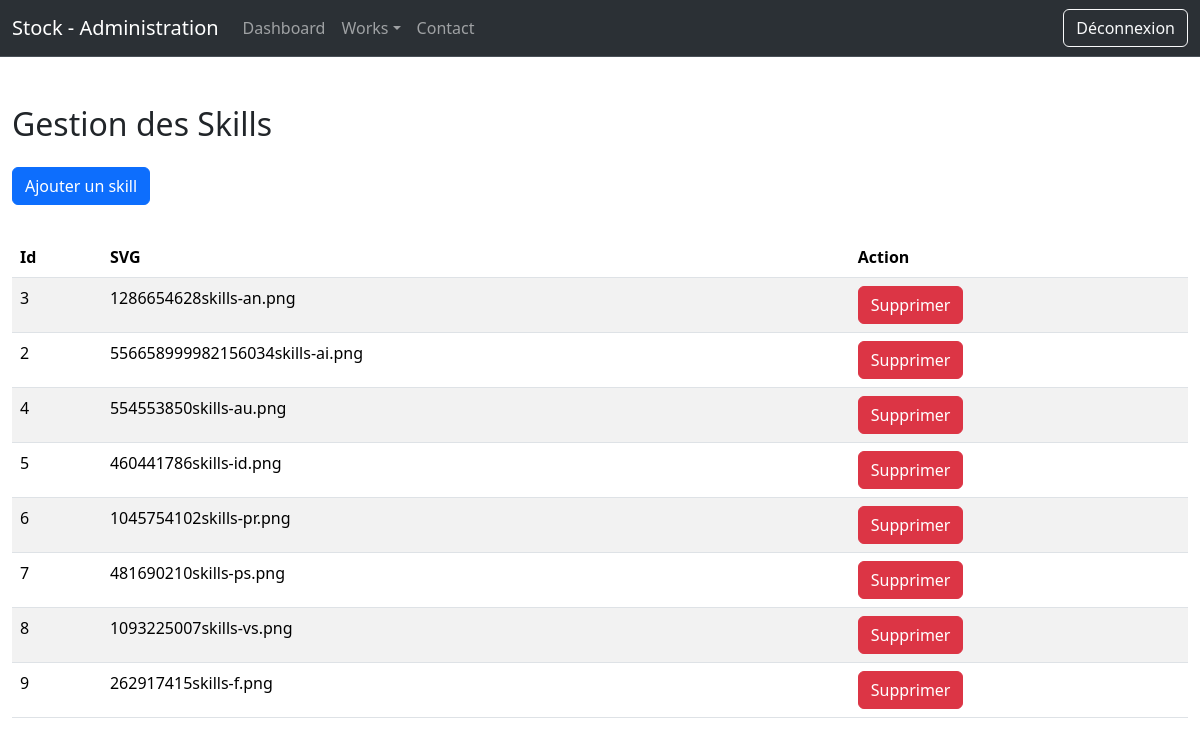
Screenshot of /admin/skills.php (signed in) with the database file from the repository.
### tables this page shows
CREATE TABLE `skills` (
  `id` int(11) NOT NULL,
  `svg` varchar(255) NOT NULL
);

### admin/skills.php (the view, shortened to what this page needs)
<?php
    require "../connexion.php";
?>
<!DOCTYPE html>
<html lang="en">
<head>
    <link href="https://cdn.jsdelivr.net/npm/bootstrap@5.3.2/dist/css/bootstrap.min.css" rel="stylesheet">
</head>
<body>
    <?php
        include("partials/header.php");
    ?>
    <div class="container-fluid my-5">
     <h2>Gestion des Skills</h2>
     <a href="addSkills.php" class="btn btn-primary my-3">Ajouter un skill</a>
     <table class="table table-striped my-3">
        <thead>
            <tr>
                <th>Id</th>
                <th>SVG</th>
                <th>Action</th>
            </tr>
        </thead>
        <tbody>
            <?php
                $req = $bdd->query("SELECT * FROM skills");
                while($don = $req->fetch())
                {
                    echo "<tr>";
                        echo "<td>".$don['id']."</td>";
                        echo "<td>".$don['svg']."</td>";
                        echo "<td>";
                            echo "<a href='skills.php?delete=".$don['id']."' class='btn btn-danger'>Supprimer</a>";
                        echo "</td>";
                    echo "</tr>";
                }
            ?>
        </tbody>
     </table>
    </div>
</body>
</html>

### rows the page displays
skills: id "3", svg "1286654628skills-an.png"
skills: id "2", svg "556658999982156034skills-ai.png"
skills: id "4", svg "554553850skills-au.png"
skills: id "5", svg "460441786skills-id.png"
skills: id "6", svg "1045754102skills-pr.png"
skills: id "7", svg "481690210skills-ps.png"
skills: id "8", svg "1093225007skills-vs.png"
skills: id "9", svg "262917415skills-f.png"
